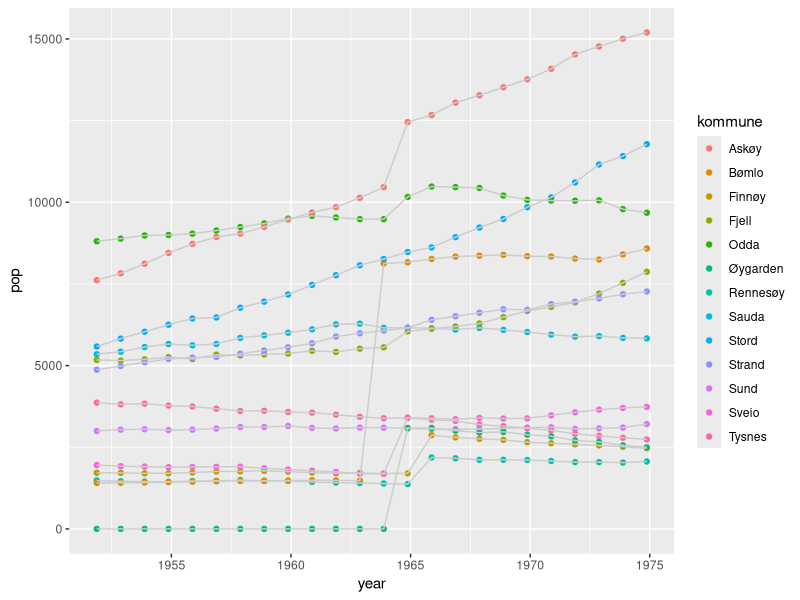
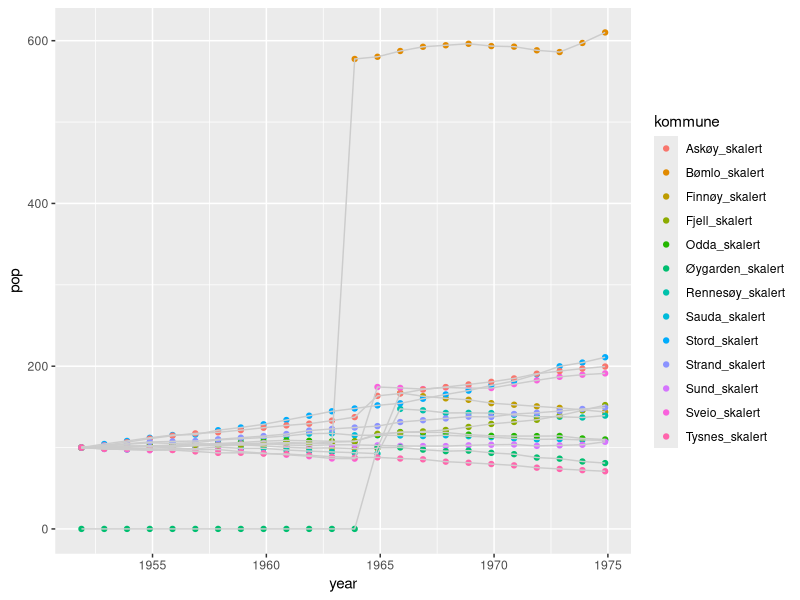
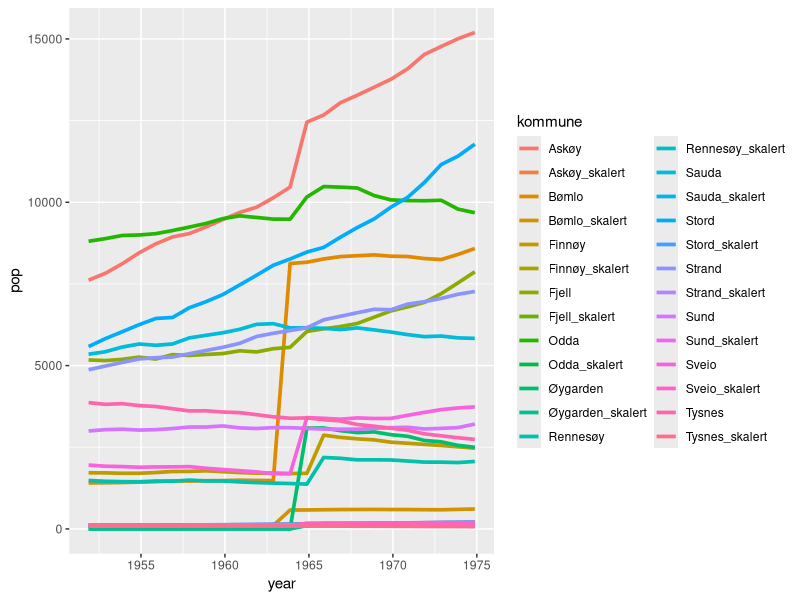

Source code (R) for these figures, in order:
## ---- chunk 1
library(tidyverse)
library(readxl)
## ---- chunk 2
# antar at "lokalkommuner.xlsx" er i working directory
x <- read_xlsx(path = "lokalkommuner.xlsx")
# ser på 5 første linjer
head(x, n = 5)
# går fra wide til long
x_l <- pivot_longer(x, cols = `1951`:`2020`, names_to = "year", values_to = "pop")
# pop as integer, year as date
x_l$pop. <- as.integer(x_l$pop)
x_l$year <- as.Date(x_l$year, format = "%Y")
# set name first variable
names(x_l)[1] <- "kommune"
#  set missing to 0
x_l[is.na(x_l)] <- 0
# Lager indikatorvariabel for skalert
x_l$skalert <- str_detect(x_l$kommune, "_skalert")
head(x_l, n = 5)
## ---- chunk 3
ggplot(data = filter(x_l, year < 2020 & !skalert), mapping = aes(x = year, y = pop, group = kommune)) +
  geom_point(mapping = aes(colour = kommune), size = 1.5) +
  geom_line(colour = "Gray80")
## ---- chunk 4
ggplot(data = filter(x_l, year < 2020 & skalert), mapping = aes(x = year, y = pop, group = kommune)) +
  geom_point(mapping = aes(colour = kommune), size = 1.5) +
  geom_line(colour = "Gray80")
## ---- chunk 5
ggplot(data = filter(x_l, year < 2020), mapping = aes(x = year, y = pop, group = kommune)) +
  geom_line(mapping = aes(colour = kommune), size = 1.25)
